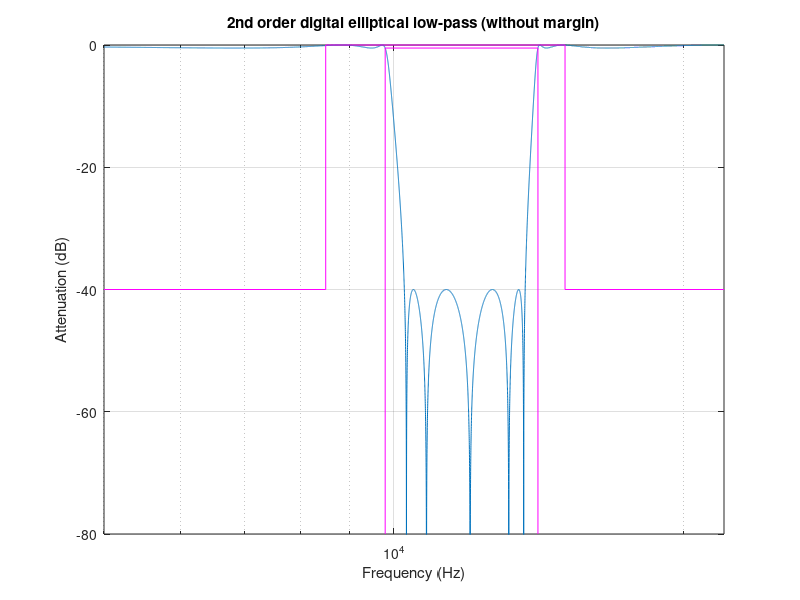

Write the MATLAB code that produced this figure.
close all;
clear all;
clf;


f1 = [9800 14126]; %low pass@11200Hz
f2 = [8500 15072];%stop band @ 15K
delta_f = f2-f1;% transition bandwitdh
Fs = 44100; %sample rate 192K
dB  = 30; %stop band attenuation
%N = dB*Fs/(22*delta_f); % no use in iir ,filter length
Rpass= 0.5 %pass band ripple
Rstop= 40 %stop band ripple
Wpass=2/Fs*f1;
Wstop=2/Fs*f2;

f =  [f1 ]/(Fs/2)
% use ellip to design the filter
%hc = fir1(round(N)-1, f,'low')
[n,Wn]=ellipord(Wpass, Wstop,Rpass,Rstop); % get the minimum order n
n
[b,a]=ellip(n,Rpass, Rstop, Wn,"stop");
 %f = 0:Fs/2;% for plot
  f = 5000:Fs/2; % for semilogx
 W = f * (2 * pi / Fs);
 H = freqz (b, a, W);

 semilogx (f, 20 * log10 (abs (H)))
 %plot (f, 20 * log10 (abs (H)));
 outline_lp_pass_x = [f1(1)  , f1(1), f1(2), f1(2)];
 outline_lp_pass_y = [-80, -Rpass, -Rpass  , -80];
 outline_lp_stop_x = [min(f)  , f2(1), f2(1),f2(2),f2(2), max(f)];
 outline_lp_stop_y = [-Rstop,-Rstop, 0     , 0       , -Rstop  , -Rstop];
 hold on
 plot (outline_lp_pass_x, outline_lp_pass_y, "m", outline_lp_stop_x, outline_lp_stop_y, "m");
 xlim([f(1),f(end)]);
 ylim ([-80, 0],'color','red');
 grid on
 xlabel ("Frequency (Hz)");
 ylabel ("Attenuation (dB)");
 title ("2nd order digital elliptical low-pass (without margin)");




